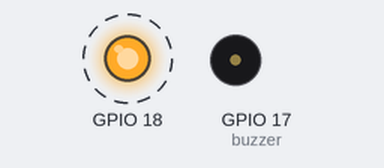
A program run on a simulated Raspberry Pi (BCM pin numbers). On the bench: output pins drawn as LEDs (lit = HIGH), buzzer (waves = sounding, pin HIGH). Dashed ring = blinking. What the program prints to the terminal is not drawn.

Above: at 0.15 s.
Timing chart, 0 to 3.7 s (numbered marks = the images above):
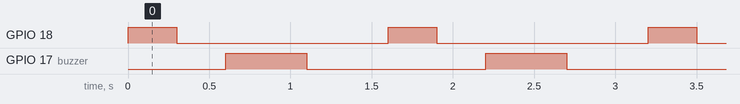

The program:

led.py
```python
import RPi.GPIO as GPIO
import time
from gpiozero import Buzzer

GPIO.setmode(GPIO.BCM)
GPIO.setwarnings(False)
GPIO.setup(18,GPIO.OUT)

buzzer = Buzzer(17)

while True:
	print "LED on"
	GPIO.output(18,GPIO.HIGH)
	time.sleep(0.3)
	print "LED off"
	GPIO.output(18,GPIO.LOW)
	time.sleep(0.3)
	#buzzer.beep()
	buzzer.on()
	time.sleep(0.5)
	buzzer.off()
	time.sleep(0.5)
	#GPIO.output(27,GPIO.HIGH)
```

Measured:
- by itself, GPIO 18: alternates HIGH for 0.30 s and LOW for 1.3 s
- by itself, GPIO 17 (buzzer): alternates HIGH for 0.50 s and LOW for 1.1 s
- by itself, everything shown: repeats every 1.6 s, in 4 steps
